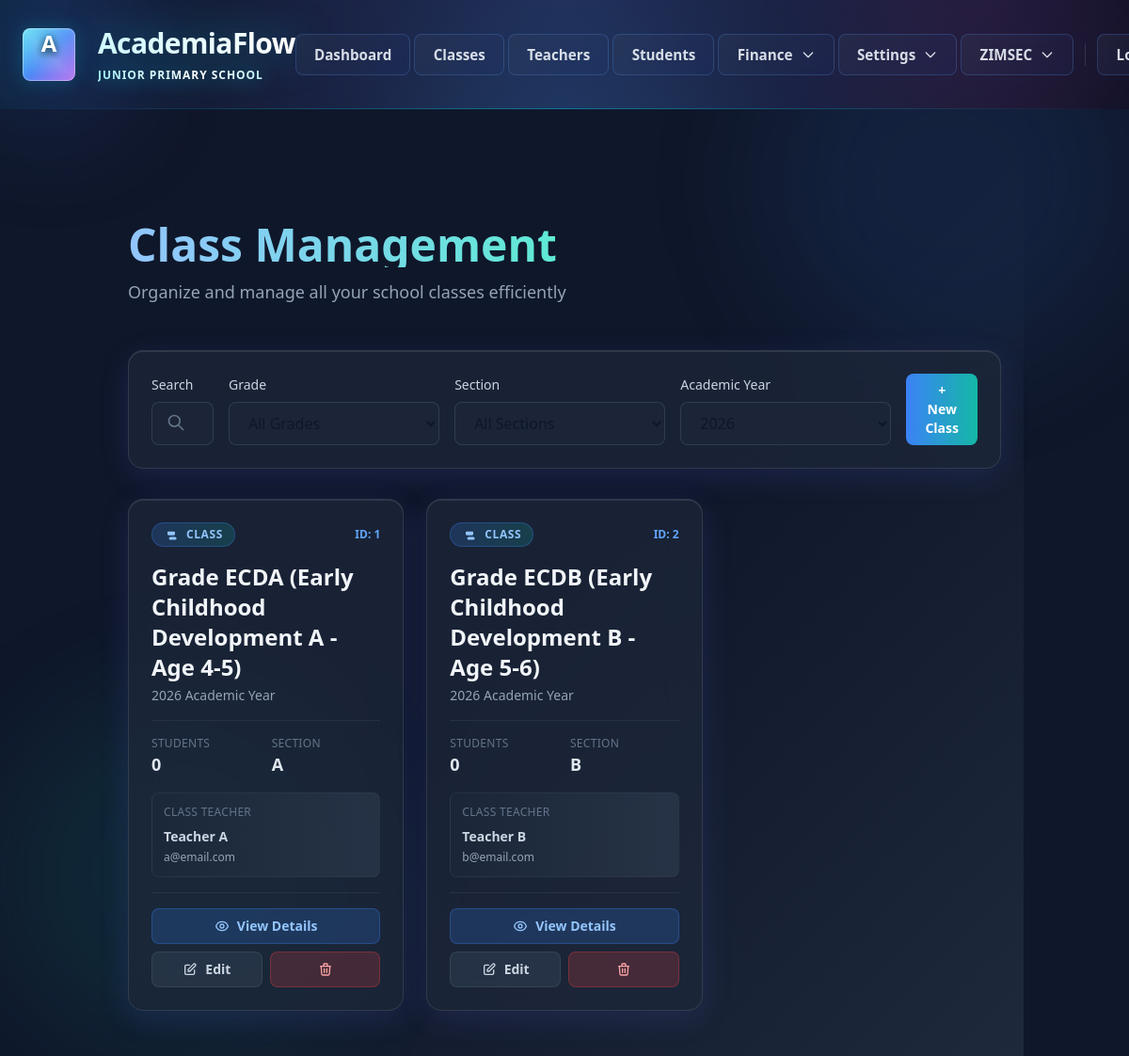
The app's page /classes/ (signed in), older data.
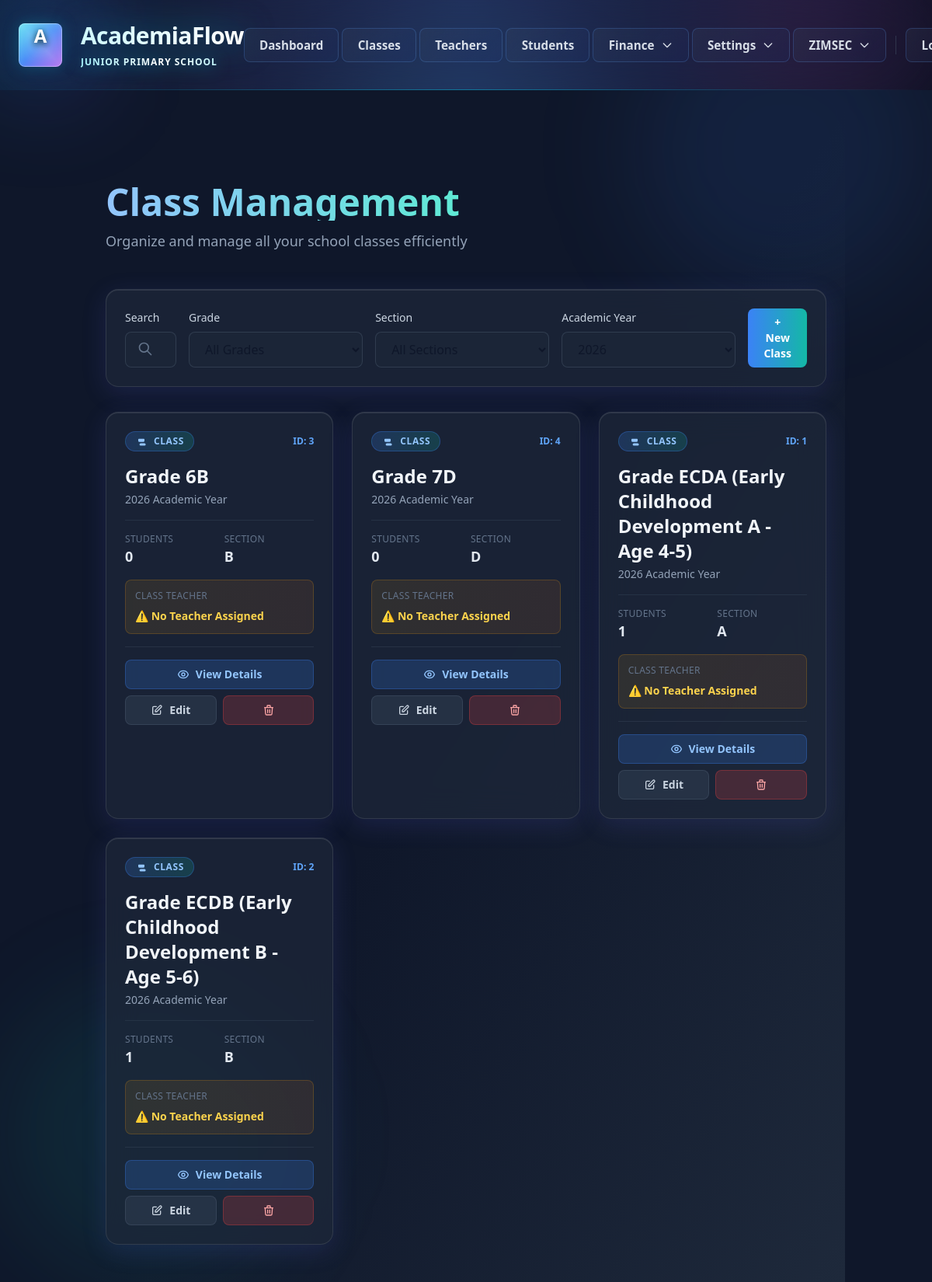
The same page, newer data.
### core/models/class_model.py (models this page shows, shortened)
class Class(models.Model):
    GRADE_CHOICES = [
        ('ECDA', 'ECDA (Early Childhood Development A - Age 4-5)'),
        ('ECDB', 'ECDB (Early Childhood Development B - Age 5-6)'),
        ('1', 'Grade 1'),
        ('2', 'Grade 2'),
        ('3', 'Grade 3'),
        ('4', 'Grade 4'),
        ('5', 'Grade 5'),
        ('6', 'Grade 6'),
        ('7', 'Grade 7'),
    ]
    SECTION_CHOICES = [('A', 'A'), ('B', 'B'), ('C', 'C'), ('D', 'D')]
    grade = models.CharField(max_length=4, choices=GRADE_CHOICES)
    section = models.CharField(max_length=1, choices=SECTION_CHOICES)
    academic_year = models.IntegerField(
        validators=[MinValueValidator(2020)],
        help_text="Academic year (e.g., 2025)"
    )
    teacher = models.ForeignKey(
        'Administrator',
        on_delete=models.SET_NULL,
        null=True,
        blank=True,
        related_name='assigned_class'
    )
    created_at = models.DateTimeField(default=timezone.now)
    updated_at = models.DateTimeField(auto_now=True)
    class Meta:
        verbose_name_plural = "Classes"
        unique_together = ['grade', 'section', 'academic_year']
        ordering = ['grade', 'section']
    @property
    def student_count(self):
        return self.students.count()
    @classmethod
    def get_available_teachers(cls, academic_year, exclude_class_id=None):
        from .administrator import Administrator
        from django.db.models import Q
        all_teachers = Administrator.objects.filter(is_teacher=True, is_active=True)
        assigned_teachers = cls.objects.filter(
            academic_year=academic_year,
            teacher__isnull=False
        )
        if exclude_class_id:
            assigned_teachers = assigned_teachers.exclude(pk=exclude_class_id)
        assigned_teacher_ids = assigned_teachers.values_list('teacher_id', flat=True)
        return all_teachers.exclude(id__in=assigned_teacher_ids)

### core/models/administrator.py (models this page shows, shortened)
class Administrator(AbstractBaseUser, PermissionsMixin):
    email = models.EmailField(unique=True)
    first_name = models.CharField(max_length=30)
    last_name = models.CharField(max_length=30)
    is_active = models.BooleanField(default=True)
    is_staff = models.BooleanField(default=False)
    is_teacher = models.BooleanField(default=False)
    date_joined = models.DateTimeField(default=timezone.now)
    failed_login_attempts = models.IntegerField(default=0)
    last_failed_login = models.DateTimeField(null=True, blank=True)
    phone_regex = RegexValidator(
        regex=r'^\+?1?\d{9,15}$',
        message="Phone number must be entered in the format: '+999999999'. Up to 15 digits allowed."
    )
    phone_number = models.CharField(validators=[phone_regex], max_length=17, blank=True)
    specialization = models.CharField(max_length=100, blank=True)
    qualification = models.CharField(max_length=100, blank=True)
    joining_date = models.DateField(null=True, blank=True)
    teacher_id = models.CharField(max_length=20, blank=True)
    bio = models.TextField(blank=True)
    profile_color = models.CharField(
        max_length=20,
        default='emerald',
        choices=[
            ('emerald', 'Emerald'),
            ('blue', 'Blue'),
            ('purple', 'Purple'),
            ('rose', 'Rose'),
            ('amber', 'Amber'),
        ]
    )
    objects = AdministratorManager()
    USERNAME_FIELD = 'email'
    REQUIRED_FIELDS = ['first_name', 'last_name']
    class Meta:
        verbose_name = 'Administrator'
        verbose_name_plural = 'Administrators'
    @property
    def full_name(self):
        return f"{self.first_name} {self.last_name}".strip()

### core/views/class_views.py (the view)
@login_required
def class_list(request):
    from ..models.academic_year import AcademicYear
    current_year = AcademicYear.objects.filter(is_active=True).first()
    active_year = current_year.year if current_year else timezone.now().year
    all_years = AcademicYear.objects.order_by('-year')
    selected_year = request.GET.get('year', str(active_year))
    try:
        selected_year = int(selected_year)
    except (ValueError, TypeError):
        selected_year = active_year
    classes = Class.objects.filter(academic_year=selected_year).select_related('teacher').all()
    available_teachers = Class.get_available_teachers(selected_year)
    context = {
        'classes': classes,
        'available_teachers': available_teachers,
        'active_year': active_year,
        'selected_year': selected_year,
        'all_years': all_years,
    }
    return render(request, 'classes/list.html', context)

### templates/classes/list.html (shortened to what this page needs)
{% extends 'base.html' %}
{% load static %}
{% block content %}
<div class="min-h-screen pt-24 pb-12 px-6 bg-gradient-to-br from-slate-900 via-slate-900 to-slate-800">
    <div class="fixed inset-0 z-0 pointer-events-none">
        <div class="absolute top-0 right-0 w-96 h-96 bg-blue-500/10 rounded-full blur-3xl"></div>
        <div class="absolute bottom-0 left-0 w-96 h-96 bg-teal-500/10 rounded-full blur-3xl"></div>
    </div>
    <div class="max-w-7xl mx-auto relative z-10">
        <div class="mb-12 animate-slideInUp">
            <h1 class="text-5xl font-bold bg-gradient-to-r from-blue-300 via-teal-300 to-cyan-300 bg-clip-text text-transparent mb-3">Class Management</h1>
            <p class="text-slate-400 text-lg">Organize and manage all your school classes efficiently</p>
        </div>
        <div class="glass rounded-2xl p-6 mb-8 border border-slate-500/20 animate-slideInUp" style="animation-delay: 0.1s;">
            <div class="flex flex-col md:flex-row gap-4 items-end">
                <div class="flex-1">
                    <label class="block text-sm font-medium text-slate-300 mb-2">Search</label>
                    <div class="relative">
                        <svg class="absolute left-4 top-3 w-5 h-5 text-slate-500" fill="none" stroke="currentColor" viewBox="0 0 24 24">
                            <path stroke-linecap="round" stroke-linejoin="round" stroke-width="2" d="M21 21l-6-6m2-5a7 7 0 11-14 0 7 7 0 0114 0z" />
                        </svg>
                        <input type="text" id="searchClasses" placeholder="Search by grade or teacher name..."
                               class="w-full pl-12 pr-4 py-2.5 rounded-lg bg-slate-800/50 border border-slate-600/50 text-white placeholder-slate-400 focus:outline-none focus:ring-2 focus:ring-blue-500 focus:border-transparent transition-all">
                    </div>
                </div>
                <div class="w-full md:w-auto">
                    <label class="block text-sm font-medium text-slate-300 mb-2">Grade</label>
                    <select id="filterGrade" class="w-full px-4 py-2.5 rounded-lg bg-slate-800/50 border border-slate-600/50 text-white focus:outline-none focus:ring-2 focus:ring-blue-500 focus:border-transparent">
                        <option value="">All Grades</option>
                    </select>
                </div>
                <div class="w-full md:w-auto">
                    <label class="block text-sm font-medium text-slate-300 mb-2">Section</label>
                    <select id="filterSection" class="w-full px-4 py-2.5 rounded-lg bg-slate-800/50 border border-slate-600/50 text-white focus:outline-none focus:ring-2 focus:ring-blue-500 focus:border-transparent">
                        <option value="">All Sections</option>
                    </select>
                </div>
                <div class="w-full md:w-auto">
                    <label class="block text-sm font-medium text-slate-300 mb-2">Academic Year</label>
                    <select id="filterYear" class="w-full px-4 py-2.5 rounded-lg bg-slate-800/50 border border-slate-600/50 text-white focus:outline-none focus:ring-2 focus:ring-blue-500 focus:border-transparent">
                        {% for year in all_years %}
                        <option value="{{ year.year }}" {% if year.year == selected_year %}selected{% endif %}>{{ year.year }}</option>
                        {% endfor %}
                    </select>
                </div>
                <button type="button" id="createClassBtn" class="px-5 py-2 rounded-lg font-semibold text-white bg-gradient-to-r from-blue-500 to-teal-500 hover:from-blue-600 hover:to-teal-600 hover:shadow-xl hover:shadow-blue-500/30 transition-all transform hover:scale-105 active:scale-95 text-sm">
                    + New Class
                </button>
            </div>
        </div>
        <div class="grid grid-cols-1 md:grid-cols-2 lg:grid-cols-3 gap-6 animate-fadeIn">
            {% for class in classes %}
            <div class="group class-card glass rounded-2xl border border-blue-500/30 hover:border-blue-500/60 transition-all duration-300 overflow-hidden p-6"
                 data-grade="{{ class.grade }}" data-section="{{ class.section }}" data-teacher="{{ class.teacher.full_name|default:'' }}">
                <div class="flex items-center justify-between mb-4">
                    <span class="inline-flex items-center gap-2 px-3 py-1 rounded-full bg-gradient-to-r from-blue-500/20 to-teal-500/20 border border-blue-500/30 text-blue-300 text-xs font-bold uppercase tracking-wider">
                        <svg class="w-4 h-4" fill="currentColor" viewBox="0 0 20 20"><path d="M5 9V7a1 1 0 011-1h8a1 1 0 011 1v2M5 9a2 2 0 002 2h6a2 2 0 002-2m-6 4h6a2 2 0 110 4H9a2 2 0 110-4z"/></svg>
                        Class
                    </span>
                    <span class="text-blue-400 text-xs font-bold">ID: {{ class.id }}</span>
                </div>
                <div class="mb-4 pb-4 border-b border-slate-700/50">
                    <h3 class="text-2xl font-bold text-slate-100 mb-1">
                        {% if class.grade == 'ECDA' or class.grade == 'ECDB' %}
                            Grade {{ class.get_grade_display }}
                        {% else %}
                            Grade {{ class.grade }}{{ class.section }}
                        {% endif %}
                    </h3>
                    <p class="text-slate-400 text-sm">{{ class.academic_year }} Academic Year</p>
                </div>
                <div class="grid grid-cols-2 gap-3 text-sm mb-4">
                    <div>
                        <p class="text-slate-500 text-xs uppercase tracking-wide">Students</p>
                        <p class="text-slate-200 font-semibold text-lg">{{ class.student_count|default:0 }}</p>
                    </div>
                    <div>
                        <p class="text-slate-500 text-xs uppercase tracking-wide">Section</p>
                        <p class="text-slate-200 font-semibold text-lg">{{ class.section }}</p>
                    </div>
                </div>
                {% if class.teacher %}
                <div class="bg-gradient-to-r from-slate-800/50 to-slate-700/50 rounded-lg p-3 mb-4 border border-slate-700/50">
                    <p class="text-slate-500 text-xs uppercase tracking-wide mb-2">Class Teacher</p>
                    <p class="text-slate-300 text-sm font-semibold">{{ class.teacher.full_name }}</p>
                    {% if class.teacher.email %}
                    <p class="text-slate-400 text-xs mt-1">{{ class.teacher.email }}</p>
                    {% endif %}
                </div>
                {% else %}
                <div class="bg-gradient-to-r from-amber-500/10 to-orange-500/10 rounded-lg p-3 mb-4 border border-amber-500/20">
                    <p class="text-slate-500 text-xs uppercase tracking-wide mb-2">Class Teacher</p>
                    <p class="text-amber-300 text-sm font-semibold">⚠ No Teacher Assigned</p>
                </div>
                {% endif %}
                <div class="flex flex-col gap-2 pt-4 border-t border-slate-600/30">
                    <button type="button" onclick="viewClass({{ class.id }})" class="w-full inline-flex items-center justify-center gap-2 px-4 py-2 rounded-lg text-sm font-semibold text-blue-300 bg-blue-500/20 border border-blue-500/30 hover:bg-blue-500/30 transition-all">
                        View Details
                    </button>
                    <div class="flex gap-2">
                        <button type="button" onclick="editClass({{ class.id }})" class="flex-1 inline-flex items-center justify-center gap-2 px-3 py-2 rounded-lg text-sm font-semibold text-slate-300 bg-slate-700/50 border border-slate-600/50 hover:bg-slate-700 transition-all">
                            <svg class="w-4 h-4" fill="none" stroke="currentColor" viewBox="0 0 24 24"><path stroke-linecap="round" stroke-linejoin="round" stroke-width="2" d="M11 5H6a2 2 0 00-2 2v11a2 2 0 002 2h11a2 2 0 002-2v-5m-1.414-9.414a2 2 0 112.828 2.828L11.828 15H9v-2.828l8.586-8.586z"/></svg>
                            Edit
                        </button>
                        <button type="button" onclick="deleteClass({{ class.id }})" class="flex-1 inline-flex items-center justify-center gap-2 px-3 py-2 rounded-lg text-sm font-semibold text-red-300 bg-red-500/20 border border-red-500/30 hover:bg-red-500/30 transition-all" onclick="return confirm('Delete this class?');">
                            <svg class="w-4 h-4" fill="none" stroke="currentColor" viewBox="0 0 24 24"><path stroke-linecap="round" stroke-linejoin="round" stroke-width="2" d="M19 7l-.867 12.142A2 2 0 0116.138 21H7.862a2 2 0 01-1.995-1.858L5 7m5 4v6m4-6v6m1-10V4a1 1 0 00-1-1h-4a1 1 0 00-1 1v3M4 7h16"/></svg>
                        </button>
                    </div>
                </div>
            </div>
            {% endfor %}
        </div>
    </div>
</div>
</div>
{% endblock %}

Row changes from the older to the newer data that the page shows:
added Class: id "3", grade "6", section "B", academic_year "2026", student_count "0", shows "CLASS TEACHER"
added Class: id "4", grade "7", section "D", academic_year "2026", student_count "0", shows "CLASS TEACHER"
changed Class "ECDA (Early Childhood Development A - Age 4-5)": student_count "0" → "1"; teacher.full_name "Teacher A" → (not shown); teacher.email "a@email.com" → (not shown); now shows "⚠ No Teacher Assigned"
changed Class "ECDB (Early Childhood Development B - Age 5-6)": student_count "0" → "1"; teacher.full_name "Teacher B" → (not shown); teacher.email "b@email.com" → (not shown); now shows "⚠ No Teacher Assigned"
